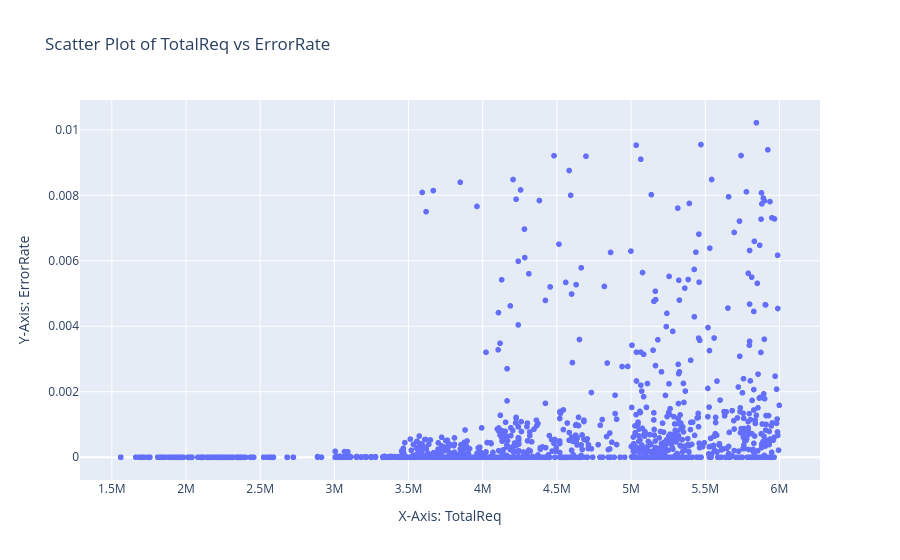

The notebook cell saved with this chart:
### Code cell
import plotly.express as px


# Create a scatter plot
fig = px.scatter(df_kde_resampled, x='TotalReq', y='ErrorRate', 
                 title='Scatter Plot of TotalReq vs ErrorRate', 
                 labels={'TotalReq': 'X-Axis: TotalReq', 'ErrorRate': 'Y-Axis: ErrorRate'})

# Show plot
fig.show()

### Figure 1 — Plotly figure (JSON) as saved in the notebook; plotly's stock layout.template omitted (floating-point values rounded to 4 significant figures; data arrays with more than 128 entries replaced by an {"elided": "..."} marker saying what was removed)
{"data": [{"hovertemplate": "X-Axis: TotalReq=%{x}<br>Y-Axis: ErrorRate=%{y}<extra></extra>", "legendgroup": "", "marker": {"color": "#636efa", "symbol": "circle"}, "mode": "markers", "name": "", "showlegend": false, "type": "scattergl", "x": {"elided": "1750 int values"}, "xaxis": "x", "y": {"elided": "1750 float values"}, "yaxis": "y"}], "layout": {"legend": {"tracegroupgap": 0}, "title": {"text": "Scatter Plot of TotalReq vs ErrorRate"}, "xaxis": {"anchor": "y", "domain": [0, 1], "title": {"text": "X-Axis: TotalReq"}}, "yaxis": {"anchor": "x", "domain": [0, 1], "title": {"text": "Y-Axis: ErrorRate"}}}}
